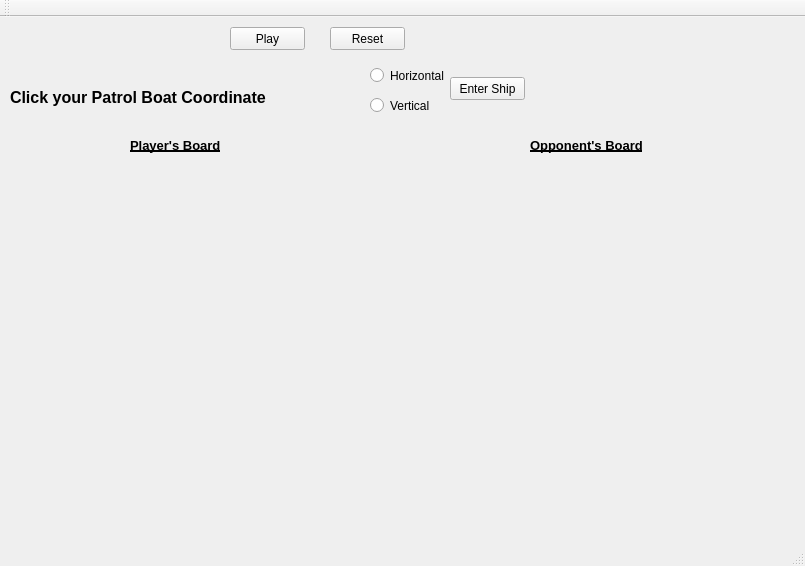
<?xml version="1.0" encoding="UTF-8"?>
<ui version="4.0">
 <class>MainWindow</class>
 <widget class="QMainWindow" name="MainWindow">
  <property name="geometry">
   <rect>
    <x>0</x>
    <y>0</y>
    <width>805</width>
    <height>566</height>
   </rect>
  </property>
  <property name="windowTitle">
   <string>MainWindow</string>
  </property>
  <widget class="QWidget" name="centralWidget">
   <widget class="QWidget" name="gridLayoutWidget">
    <property name="geometry">
     <rect>
      <x>50</x>
      <y>180</y>
      <width>341</width>
      <height>301</height>
     </rect>
    </property>
    <layout class="QGridLayout" name="playerGrid"/>
   </widget>
   <widget class="QRadioButton" name="rbtnHorizontal">
    <property name="geometry">
     <rect>
      <x>370</x>
      <y>50</y>
      <width>82</width>
      <height>17</height>
     </rect>
    </property>
    <property name="text">
     <string>Horizontal</string>
    </property>
   </widget>
   <widget class="QRadioButton" name="rbtnVertical">
    <property name="geometry">
     <rect>
      <x>370</x>
      <y>80</y>
      <width>82</width>
      <height>17</height>
     </rect>
    </property>
    <property name="text">
     <string>Vertical</string>
    </property>
   </widget>
   <widget class="QPushButton" name="btnPlay">
    <property name="geometry">
     <rect>
      <x>230</x>
      <y>10</y>
      <width>75</width>
      <height>23</height>
     </rect>
    </property>
    <property name="text">
     <string>Play</string>
    </property>
   </widget>
   <widget class="QPushButton" name="btnReset">
    <property name="geometry">
     <rect>
      <x>330</x>
      <y>10</y>
      <width>75</width>
      <height>23</height>
     </rect>
    </property>
    <property name="text">
     <string>Reset</string>
    </property>
   </widget>
   <widget class="QLabel" name="label">
    <property name="geometry">
     <rect>
      <x>170</x>
      <y>0</y>
      <width>47</width>
      <height>41</height>
     </rect>
    </property>
    <property name="text">
     <string/>
    </property>
   </widget>
   <widget class="QLabel" name="label_2">
    <property name="geometry">
     <rect>
      <x>10</x>
      <y>70</y>
      <width>331</width>
      <height>20</height>
     </rect>
    </property>
    <property name="font">
     <font>
      <pointsize>12</pointsize>
      <weight>75</weight>
      <bold>true</bold>
     </font>
    </property>
    <property name="text">
     <string>Click your Patrol Boat Coordinate</string>
    </property>
   </widget>
   <widget class="QPushButton" name="btnEnterShip">
    <property name="geometry">
     <rect>
      <x>450</x>
      <y>60</y>
      <width>75</width>
      <height>23</height>
     </rect>
    </property>
    <property name="text">
     <string>Enter Ship</string>
    </property>
   </widget>
   <widget class="QLabel" name="label_4">
    <property name="geometry">
     <rect>
      <x>530</x>
      <y>120</y>
      <width>131</width>
      <height>16</height>
     </rect>
    </property>
    <property name="font">
     <font>
      <pointsize>10</pointsize>
      <weight>75</weight>
      <bold>true</bold>
      <underline>true</underline>
     </font>
    </property>
    <property name="text">
     <string>Opponent's Board</string>
    </property>
   </widget>
   <widget class="QLabel" name="label_5">
    <property name="geometry">
     <rect>
      <x>130</x>
      <y>120</y>
      <width>121</width>
      <height>16</height>
     </rect>
    </property>
    <property name="font">
     <font>
      <pointsize>10</pointsize>
      <weight>75</weight>
      <bold>true</bold>
      <underline>true</underline>
     </font>
    </property>
    <property name="text">
     <string>Player's Board</string>
    </property>
   </widget>
   <widget class="QWidget" name="gridLayoutWidget_2">
    <property name="geometry">
     <rect>
      <x>440</x>
      <y>180</y>
      <width>341</width>
      <height>301</height>
     </rect>
    </property>
    <layout class="QGridLayout" name="enemyGrid"/>
   </widget>
   <widget class="QWidget" name="gridLayoutWidget_3">
    <property name="geometry">
     <rect>
      <x>20</x>
      <y>180</y>
      <width>31</width>
      <height>301</height>
     </rect>
    </property>
    <layout class="QGridLayout" name="playerRowLayout">
     <property name="leftMargin">
      <number>0</number>
     </property>
     <property name="spacing">
      <number>0</number>
     </property>
    </layout>
   </widget>
   <widget class="QWidget" name="gridLayoutWidget_4">
    <property name="geometry">
     <rect>
      <x>50</x>
      <y>150</y>
      <width>341</width>
      <height>31</height>
     </rect>
    </property>
    <layout class="QGridLayout" name="playerColLayout"/>
   </widget>
   <widget class="QWidget" name="gridLayoutWidget_5">
    <property name="geometry">
     <rect>
      <x>410</x>
      <y>180</y>
      <width>31</width>
      <height>301</height>
     </rect>
    </property>
    <layout class="QGridLayout" name="enemyRowLayout">
     <property name="leftMargin">
      <number>0</number>
     </property>
     <property name="spacing">
      <number>0</number>
     </property>
    </layout>
   </widget>
   <widget class="QWidget" name="gridLayoutWidget_6">
    <property name="geometry">
     <rect>
      <x>440</x>
      <y>150</y>
      <width>341</width>
      <height>31</height>
     </rect>
    </property>
    <layout class="QGridLayout" name="enemyColLayout"/>
   </widget>
  </widget>
  <widget class="QMenuBar" name="menuBar">
   <property name="geometry">
    <rect>
     <x>0</x>
     <y>0</y>
     <width>805</width>
     <height>21</height>
    </rect>
   </property>
  </widget>
  <widget class="QToolBar" name="mainToolBar">
   <attribute name="toolBarArea">
    <enum>TopToolBarArea</enum>
   </attribute>
   <attribute name="toolBarBreak">
    <bool>false</bool>
   </attribute>
  </widget>
  <widget class="QStatusBar" name="statusBar"/>
 </widget>
 <layoutdefault spacing="6" margin="11"/>
 <resources/>
 <connections/>
</ui>
